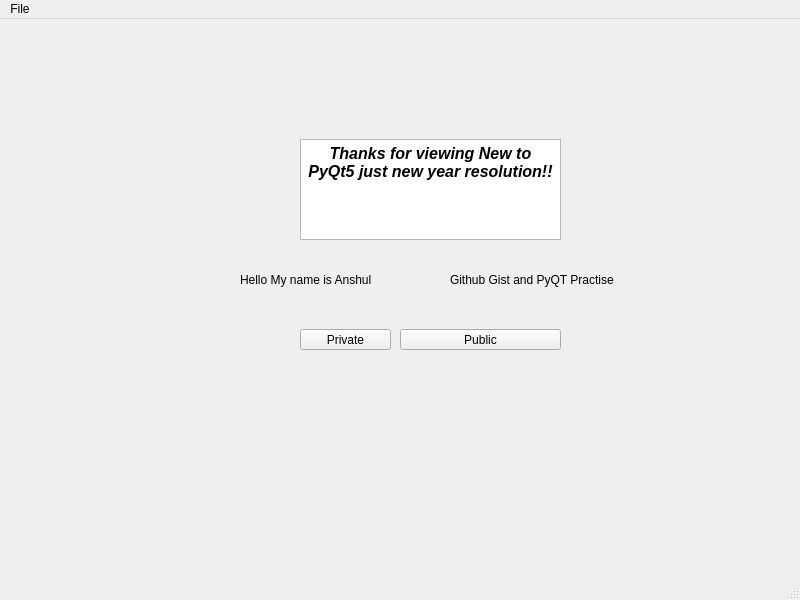
<?xml version="1.0" encoding="UTF-8"?>
<ui version="4.0">
 <class>MainWindow</class>
 <widget class="QMainWindow" name="MainWindow">
  <property name="geometry">
   <rect>
    <x>0</x>
    <y>0</y>
    <width>800</width>
    <height>600</height>
   </rect>
  </property>
  <property name="windowTitle">
   <string>MainWindow</string>
  </property>
  <widget class="QWidget" name="centralwidget">
   <widget class="QPushButton" name="button1">
    <property name="geometry">
     <rect>
      <x>400</x>
      <y>310</y>
      <width>161</width>
      <height>21</height>
     </rect>
    </property>
    <property name="text">
     <string>Public</string>
    </property>
   </widget>
   <widget class="QLabel" name="label1">
    <property name="geometry">
     <rect>
      <x>240</x>
      <y>250</y>
      <width>141</width>
      <height>21</height>
     </rect>
    </property>
    <property name="text">
     <string>Hello My name is Anshul</string>
    </property>
   </widget>
   <widget class="QLabel" name="label">
    <property name="geometry">
     <rect>
      <x>450</x>
      <y>240</y>
      <width>181</width>
      <height>41</height>
     </rect>
    </property>
    <property name="text">
     <string>Github Gist and PyQT Practise</string>
    </property>
   </widget>
   <widget class="QPushButton" name="pushButton">
    <property name="geometry">
     <rect>
      <x>300</x>
      <y>310</y>
      <width>91</width>
      <height>21</height>
     </rect>
    </property>
    <property name="text">
     <string>Private</string>
    </property>
   </widget>
   <widget class="QTextBrowser" name="textBrowser">
    <property name="geometry">
     <rect>
      <x>300</x>
      <y>120</y>
      <width>261</width>
      <height>101</height>
     </rect>
    </property>
    <property name="html">
     <string>&lt;!DOCTYPE HTML PUBLIC &quot;-//W3C//DTD HTML 4.0//EN&quot; &quot;http://www.w3.org/TR/REC-html40/strict.dtd&quot;&gt;
&lt;html&gt;&lt;head&gt;&lt;meta name=&quot;qrichtext&quot; content=&quot;1&quot; /&gt;&lt;style type=&quot;text/css&quot;&gt;
p, li { white-space: pre-wrap; }
&lt;/style&gt;&lt;/head&gt;&lt;body style=&quot; font-family:'MS Shell Dlg 2'; font-size:7.8pt; font-weight:400; font-style:normal;&quot;&gt;
&lt;p align=&quot;center&quot; style=&quot; margin-top:0px; margin-bottom:0px; margin-left:0px; margin-right:0px; -qt-block-indent:0; text-indent:0px;&quot;&gt;&lt;span style=&quot; font-size:12pt; font-weight:600; font-style:italic;&quot;&gt;Thanks for viewing New to PyQt5 just new year resolution!!&lt;/span&gt;&lt;/p&gt;&lt;/body&gt;&lt;/html&gt;</string>
    </property>
   </widget>
  </widget>
  <widget class="QMenuBar" name="menubar">
   <property name="geometry">
    <rect>
     <x>0</x>
     <y>0</y>
     <width>800</width>
     <height>26</height>
    </rect>
   </property>
   <widget class="QMenu" name="menuFile">
    <property name="title">
     <string>File</string>
    </property>
   </widget>
   <addaction name="menuFile"/>
  </widget>
  <widget class="QStatusBar" name="statusbar"/>
 </widget>
 <resources/>
 <connections/>
</ui>
